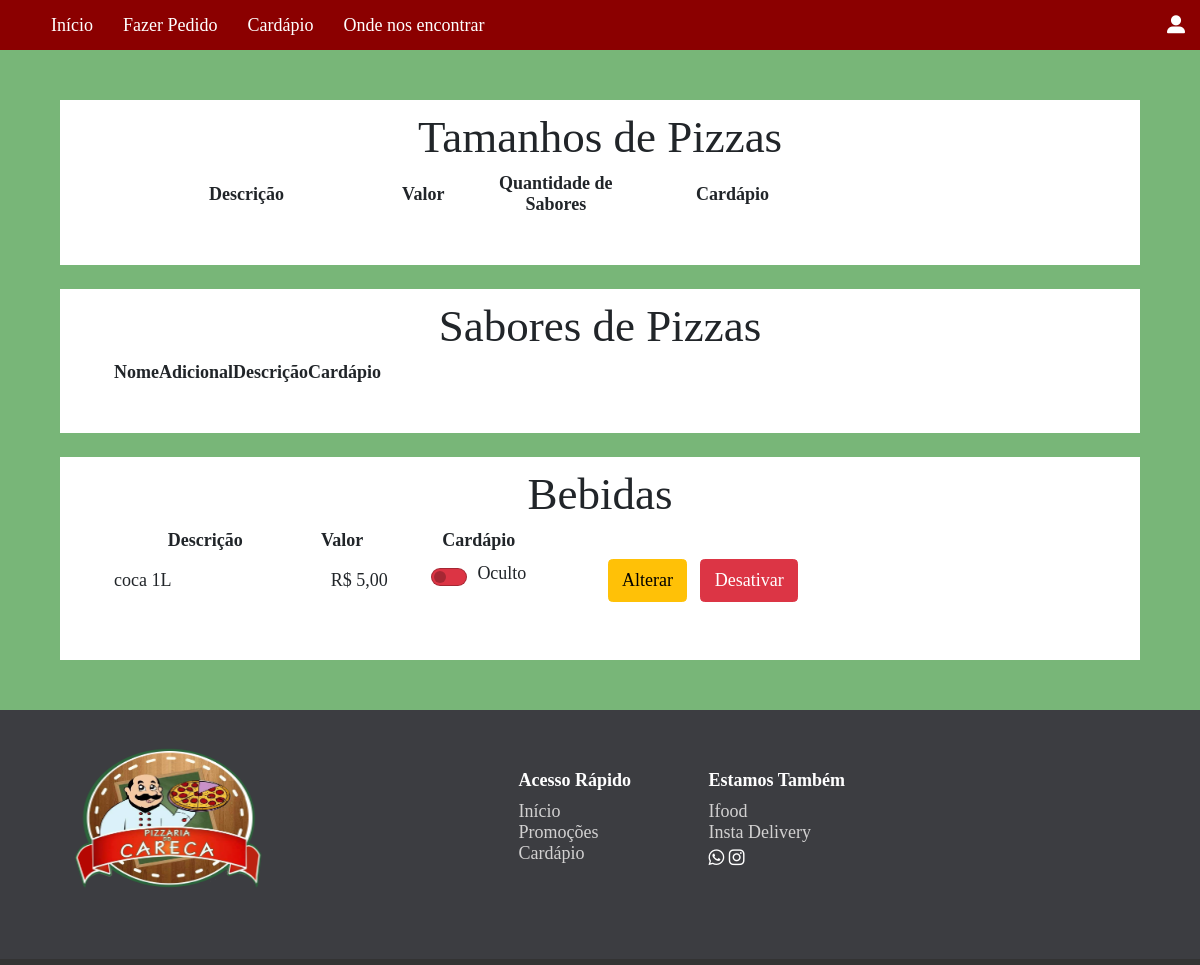
Before: /gerencia-cardapio.php with the older database file.
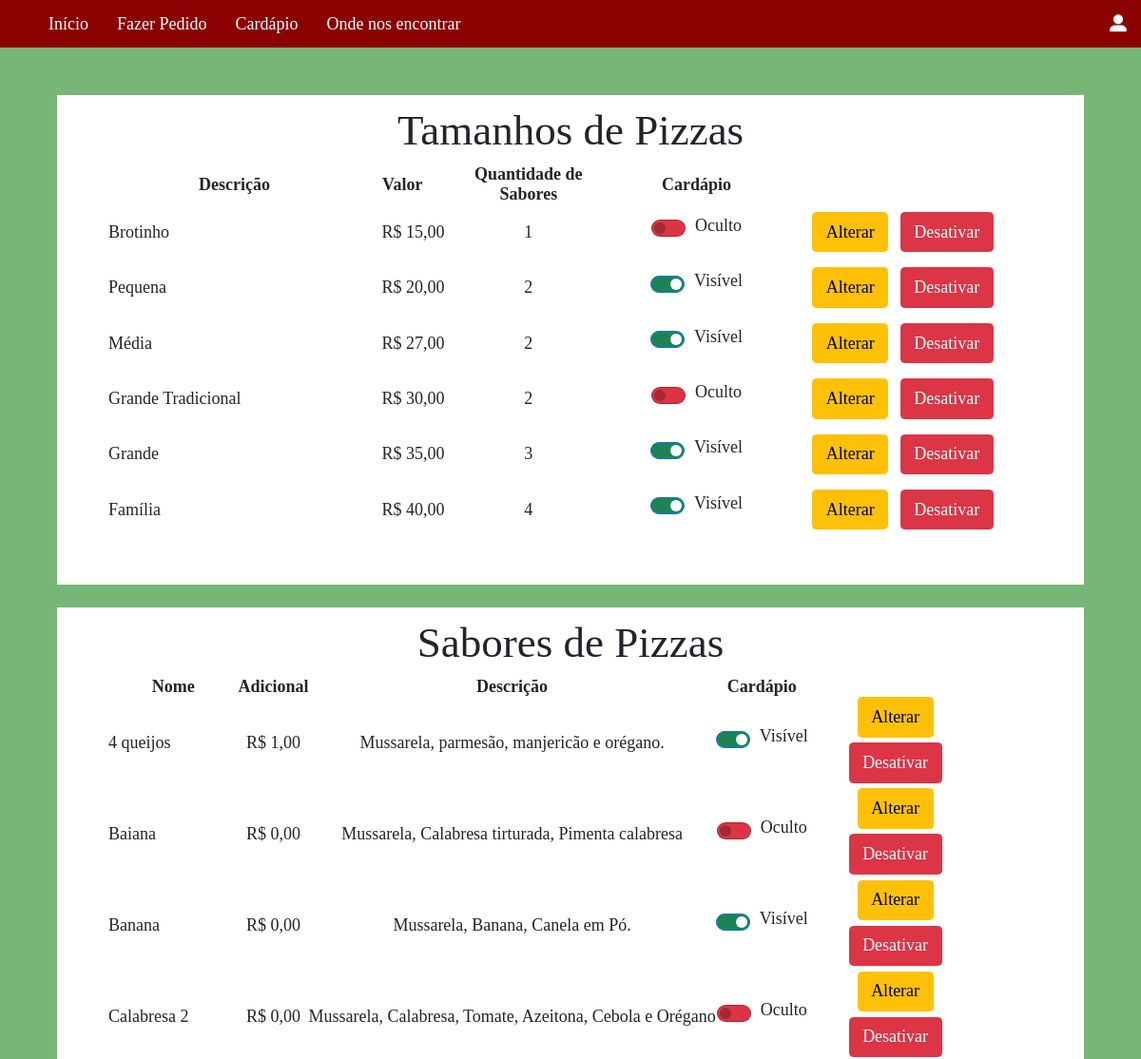
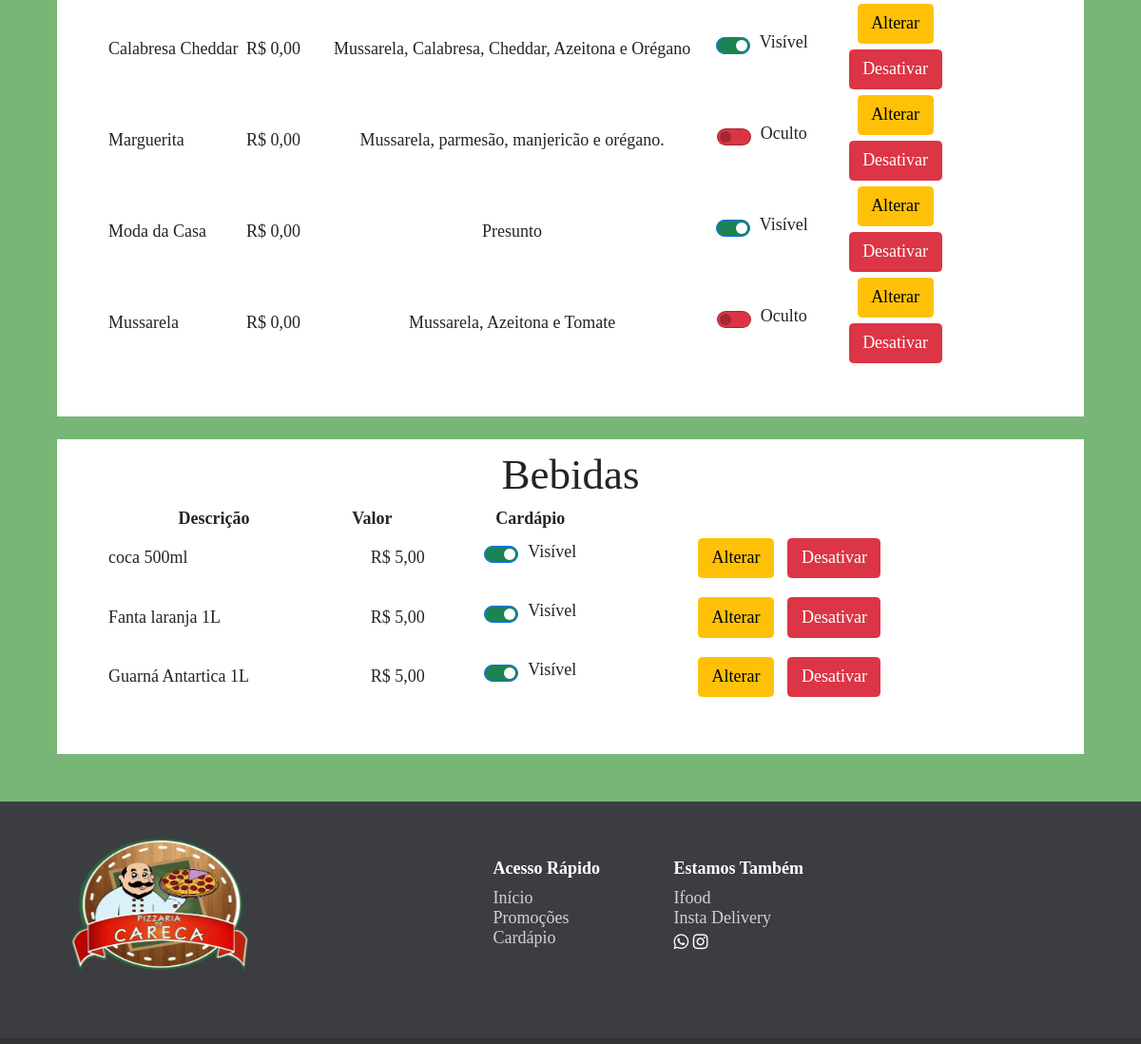
After: the same page with the newer database file (2 pictures, top to bottom).
### tables this page shows
CREATE TABLE IF NOT EXISTS `bebida` (
  `nome` varchar(30) NOT NULL,
  `preco` double NOT NULL,
  `cardapio` enum('on','off') NOT NULL,
  `idBebida` int(11) NOT NULL AUTO_INCREMENT,
  `status` enum('on','off') NOT NULL,
  PRIMARY KEY (`idBebida`)
);

CREATE TABLE IF NOT EXISTS `tamanho` (
  `idPizza` int(11) NOT NULL AUTO_INCREMENT,
  `nome` varchar(30) NOT NULL,
  `preco` double NOT NULL,
  `cardapio` enum('on','off') NOT NULL,
  `qtdeSabor` int(11) NOT NULL,
  `status` enum('on','off') NOT NULL,
  PRIMARY KEY (`idPizza`)
);

CREATE TABLE IF NOT EXISTS `sabor` (
  `idSabor` int(11) NOT NULL AUTO_INCREMENT,
  `nome` varchar(30) NOT NULL,
  `descricao` text NOT NULL,
  `cardapio` enum('on','off') NOT NULL,
  `disponibilidade` text NOT NULL,
  `precoAdd` double DEFAULT NULL,
  `status` enum('on','off') NOT NULL,
  PRIMARY KEY (`idSabor`)
);

### gerencia-cardapio.php (the view, shortened to what the changed rows need)
<!DOCTYPE html>
<html lang="pt-BR">
<head>
    <link href="https://cdn.jsdelivr.net/npm/bootstrap@5.0.0-beta1/dist/css/bootstrap.min.css" rel="stylesheet">
    <link rel="stylesheet" href="https://cdn.datatables.net/1.10.19/css/jquery.dataTables.min.css"/>
    <link rel="stylesheet" href="css/gerencia-cardapio.css">
</head>
<body>
    <?php include "php/barra-menu.php"; ?>
    <div class="geral">
        <div class="tabelas">
            <h1> Tamanhos de Pizzas</h1>
            <table class="tabela">
                <thead>
                    <tr>
                        <th class="col-3"> Descrição </th>
                        <th class="col-1"> Valor</th>
                        <th class="col-2"> Quantidade de Sabores</th>
                        <th class="col-2"> Cardápio </th>
                        <th class="col-3">  </th>
                    </tr>
                </thead>
                <tbody>
                <?php
                    include "php\conexaoBD.php";
                    $sql = "SELECT * FROM `tamanho` WHERE `status` = 'on' ORDER BY preco ASC";
                    $result = $conn->query($sql);
                    if ($result->num_rows > 0) {
                        while($row = $result->fetch_assoc()) {
                            $tamanho = $row["nome"];
                            $preco = $row["preco"];
                            $idPizza = $row["idPizza"];
                            $cardapioBD = $row["cardapio"];
                            $qtdeSabor = $row["qtdeSabor"];
                            if($cardapioBD=="on"){
                                $check = "checked";
                                $cardapio = "Visível";
                            }
                            else{
                                $check = "";
                                $cardapio = "Oculto";
                            }
                            $formatter = new NumberFormatter('pt-BR', NumberFormatter:: CURRENCY);
                            $brl = $formatter->formatCurrency($preco, 'BRL');
                            echo "
                                <tr>
                                    <td style='text-align: left';> $tamanho </td>
                                    <td class='preco'> $brl </td>
                                    <td> $qtdeSabor </td>
                                    <td>
                                        <div class='form-check form-switch'>
                                            <label class='form-check-label'>
                                                <input class='form-check-input' type='checkbox' id='tamanho|$idPizza' $check>
                                                <span> $cardapio  </span>
                                            </label>
                                        </div>
                                    </td>
                                    <td style='width:20%'>
                                        <button type='button' class='btn btn-warning btr-sm' data-bs-toggle='modal' data-bs-target='#m$idPizza'> Alterar </button>
                                        <button type='submit' class='btn btn-danger btr-sm' onclick='exc_tamanho(this.id)' id='$idPizza'> Desativar </button>
                                    </td>
                                </tr>
                            ";
                    }}
                ?>
                </tbody>
            </table>
        </div>
    </div>
    <div class="geral" style="margin-top:2%">
        <div class="tabelas">
            <h1>Sabores de Pizzas</h1>
            <table class="tabela">
                <thead>
                    <tr>
                        <th> Nome</th>
                        <th> Adicional </th>
                        <th> Descrição </th>
                        <th> Cardápio </th>
                        <th>  </th>
                    </tr>
                </thead>
                <tbody>
                    <?php
                        include "php\conexaoBD.php";
                        $sql = "SELECT * FROM `sabor` WHERE `status` = 'on' ORDER BY nome ASC";
                        $result = $conn->query($sql);
                        if ($result->num_rows > 0) {
                            while($row = $result->fetch_assoc()) {
                                $nome_sabor = $row["nome"];
                                $descricao = $row["descricao"];
                                $idSabor = $row["idSabor"];
                                $cardapioBD = $row["cardapio"];
                                $add = $row["precoAdd"];
                                if($cardapioBD=="on"){
                                    $check = "checked";
                                    $cardapio = "Visível";
                                }
                                else{
                                    $check = "";
                                    $cardapio = "Oculto";
                                }
                                $formatter = new NumberFormatter('pt-BR', NumberFormatter:: CURRENCY);
                                $brl = $formatter->formatCurrency($add, 'BRL');
                                echo "
                                    <tr>
                                        <td style='text-align: left';> $nome_sabor </td>
                                        <td class3='preco'> $brl </td>
                                        <td> $descricao </td>
                                        <td>
                                            <div class='form-check form-switch'>
                                                <label class='form-check-label'>
                                                    <input class='form-check-input' type='checkbox' id='sabor|$idSabor' $check>
                                                    <span> $cardapio </span>
                                                </label>
                                            </div>
                                        </td>
                                        <td style='width:20%'>
                                            <button type='button' class='btn btn-warning btr-sm' data-bs-toggle='modal' data-bs-target='#m$idSabor'> Alterar </button>
                                            <button type='submit' class='btn btn-danger btr-sm' onclick='exc_sabor(this.id)' id='$idSabor'> Desativar </button>
                                        </td>
                                    </tr>
                                ";
                        }
                        }
                    ?>
                </tbody>
            </table>
        </div>
    </div>
    <div class="geral" style="margin-top:2%;">
        <div class="tabelas">
            <h1> Bebidas </h1>
            <table class="tabela">
                <thead>
                    <tr>
                        <th class="col-2"> Descrição </th>
                        <th class="col-1"> Valor </th>
                        <th class="col-2"> Cardápio </th>
                        <th class="col-3">  </th>
                    </tr>
                </thead>
                <tbody>
                <?php
                    include "php\conexaoBD.php";
                    $sql = "SELECT * FROM `bebida` ORDER BY nome ASC";
                    $result = $conn->query($sql);
                    if ($result->num_rows > 0) {
                        while($row = $result->fetch_assoc()) {
                            $nome_bebida = $row["nome"];
                            $preco = $row["preco"];
                            $idBebida = $row["idBebida"];
                            $cardapioBD = $row["cardapio"];
                            $status = $row["status"];
                            if($cardapioBD=="on"){
                                $check = "checked";
                                $cardapio = "Visível";
                            }
                            else{
                                $check = "";
                                $cardapio = "Oculto";
                            }
                            if($status=="on"){
                            $formatter = new NumberFormatter('pt-BR', NumberFormatter:: CURRENCY);
                            $brl = $formatter->formatCurrency($preco, 'BRL');
                            echo "
                                <tr>
                                    <td style='text-align: left;'> $nome_bebida </td>
                                    <td class='preco'> $brl </td>
                                    <td>
                                        <div style='align-items: center;' class='form-check form-switch'>
                                            <label class='form-check-label'>
                                                <input class='form-check-input' type='checkbox' id='bebida|$idBebida' $check>
                                                <span> $cardapio </span>
                                            </label>
                                        </div>
                                    </td>
                                    <td style='width:20%'>
                                        <button type='button' class='btn btn-warning btr-sm' data-bs-toggle='modal' data-bs-target='#m$idBebida'> Alterar </button>
                                        <button type='submit' class='btn btn-danger btr-sm' onclick='exc_bebida(this.id)' id='$idBebida'> Desativar </button>
                                    </td>
                                </tr>
                            ";
                        }
                    }}
                ?>
                </tbody>
            </table>
        </div>
    </div>
    <footer> <?php include "rodape.html"; ?> </footer>
</body>
</html>

Changed rows visible on the page:
no longer on this page (row edited): bebida: nome "coca 1L", preco "R$ 5,00", cardapio "Oculto"
added tamanho: nome "Brotinho", preco "R$ 15,00", qtdeSabor "1", cardapio "Oculto"
added tamanho: nome "Pequena", preco "R$ 20,00", qtdeSabor "2", cardapio "Visível"
added tamanho: nome "Média", preco "R$ 27,00", qtdeSabor "2", cardapio "Visível"
added tamanho: nome "Grande Tradicional", preco "R$ 30,00", qtdeSabor "2", cardapio "Oculto"
added tamanho: nome "Grande", preco "R$ 35,00", qtdeSabor "3", cardapio "Visível"
added tamanho: nome "Família", preco "R$ 40,00", qtdeSabor "4", cardapio "Visível"
added sabor: nome "4 queijos", precoAdd "R$ 1,00", descricao "Mussarela, parmesão, manjericão e orégano.", cardapio "Visível"
added sabor: nome "Baiana", precoAdd "R$ 0,00", descricao "Mussarela, Calabresa tirturada, Pimenta calabresa", cardapio "Oculto"
added sabor: nome "Banana", precoAdd "R$ 0,00", descricao "Mussarela, Banana, Canela em Pó.", cardapio "Visível"
added sabor: nome "Calabresa 2", precoAdd "R$ 0,00", descricao "Mussarela, Calabresa, Tomate, Azeitona, Cebola e Orégano", cardapio "Oculto"
added sabor: nome "Calabresa Cheddar", precoAdd "R$ 0,00", descricao "Mussarela, Calabresa, Cheddar, Azeitona e Orégano", cardapio "Visível"
added sabor: nome "Marguerita", precoAdd "R$ 0,00", descricao "Mussarela, parmesão, manjericão e orégano.", cardapio "Oculto"
added sabor: nome "Moda da Casa", precoAdd "R$ 0,00", descricao "Presunto", cardapio "Visível"
added sabor: nome "Mussarela", precoAdd "R$ 0,00", descricao "Mussarela, Azeitona e Tomate", cardapio "Oculto"
added bebida: nome "coca 500ml", preco "R$ 5,00", cardapio "Visível"
added bebida: nome "Fanta laranja 1L", preco "R$ 5,00", cardapio "Visível"
added bebida: nome "Guarná Antartica 1L", preco "R$ 5,00", cardapio "Visível"
